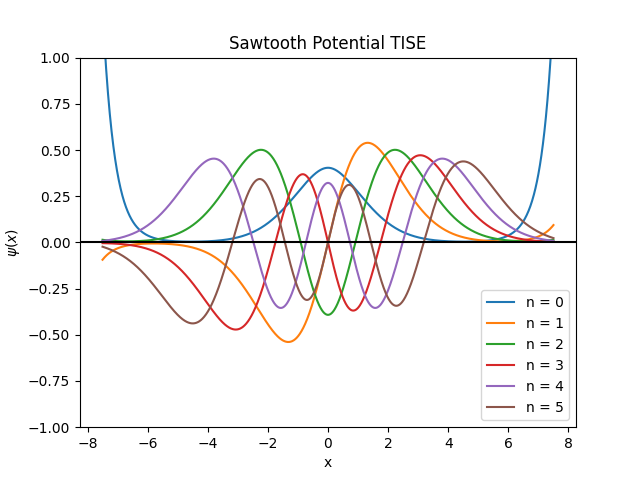

The script that saved this image:
import numpy as np
import matplotlib.pyplot as plt
import os
import scipy.optimize
from utils import tise_rk4, feven, fodd, V_sawtooth

b = 8

E = np.zeros(6)
for n in range(6):
    eneg = scipy.optimize.bisect(feven if n % 2 == 0 else fodd, n, n + 1.5, xtol=1e-4, args=(V_sawtooth, b))
    print("n =", str(n) + ", E =", eneg)
    E[n] = eneg

for n in range(6):
    X,PSI = tise_rk4(E = E[n], V = V_sawtooth, psi0 = 0 if (n % 2 == 1) else (-1) ** (n // 2), phi0 = (-1) ** (n // 2) if (n % 2 == 1) else 0, a = 0, b = 7.5, h = 0.01)
    PSI = PSI / np.sqrt(2 * (np.sum(np.square(np.abs(PSI))) * 0.01))
    print("n =", str(n) + ", psi(b) = ", PSI[-1])
    plt.plot(np.concatenate((-np.flip(X), X)), np.concatenate(((2 * ((n + 1) % 2) - 1) * np.flip(PSI), PSI)), label = "n = " + str(n))

plt.axhline(c = "k")
plt.ylim(-1, 1)
plt.xlabel("x")
plt.ylabel("$\psi(x)$")
plt.title("Sawtooth Potential TISE")
plt.legend()
plt.savefig(os.path.join(os.path.dirname(__file__), "2-4.png"))
plt.show()